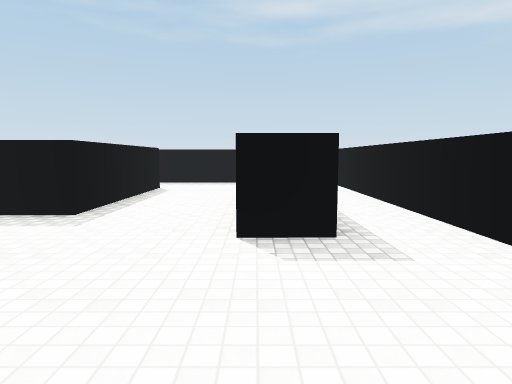
[1] (above)

17 first-person views from a walk through a 3-D level made in the Unity game engine. The camera is 1.4 m above the floor, tilts 6° down and sees 75° across. The floor is counted in squares, 1.8 m on a side. Each view is taken from the middle of a square. On the plan, view 1 faces up. The plan holds only what a view shows up to about 11 squares ahead; the rest is blank. The player is left out. Surface patterns are stand-ins for the level's own textures.

[2]
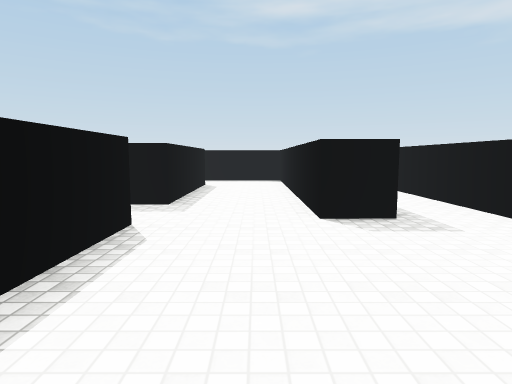

[3]
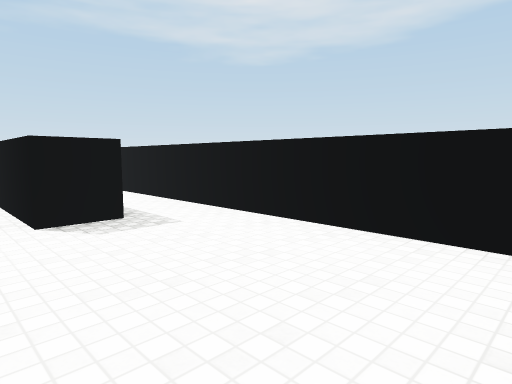

[4]
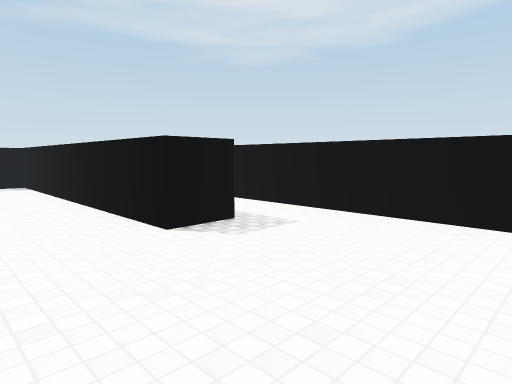

[5]
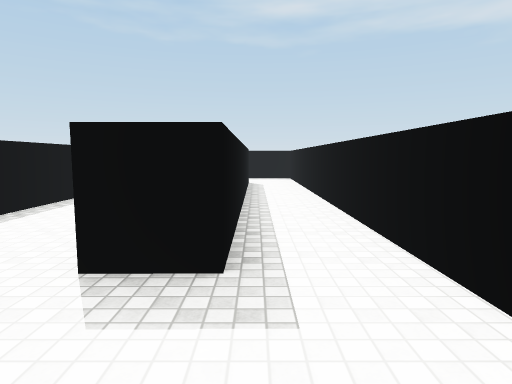

[6]
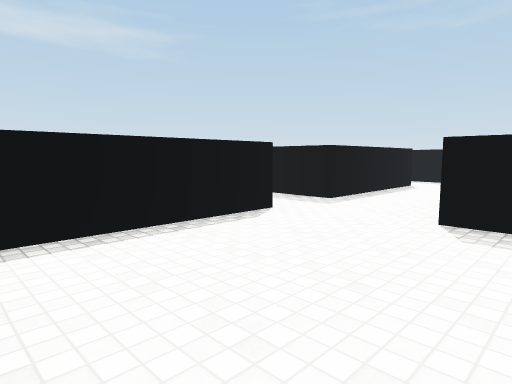

[7]
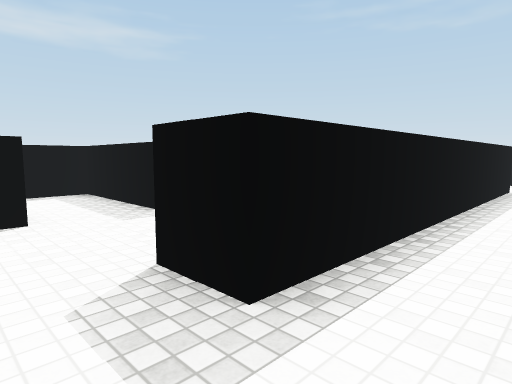

[8]
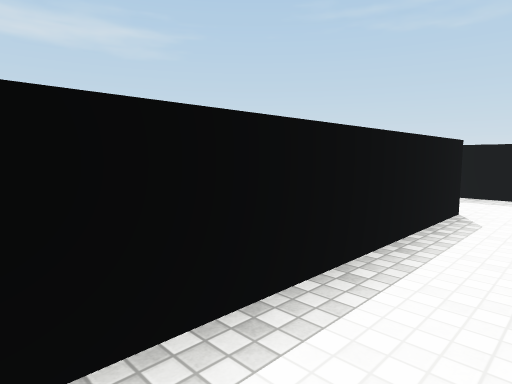

[9]
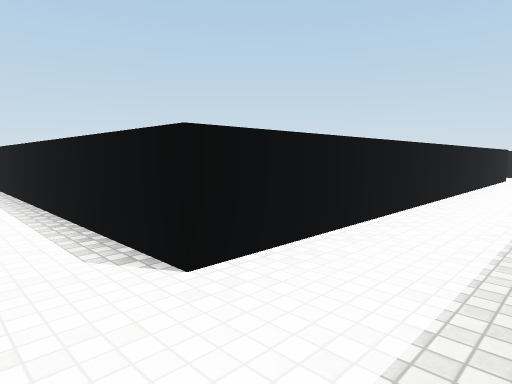

[10]
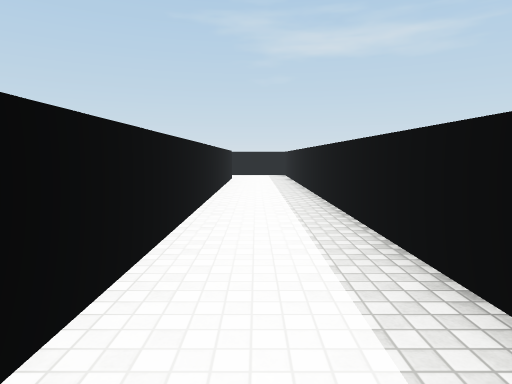

[11]
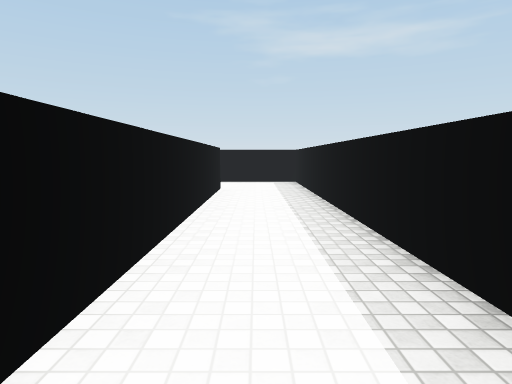

[12]
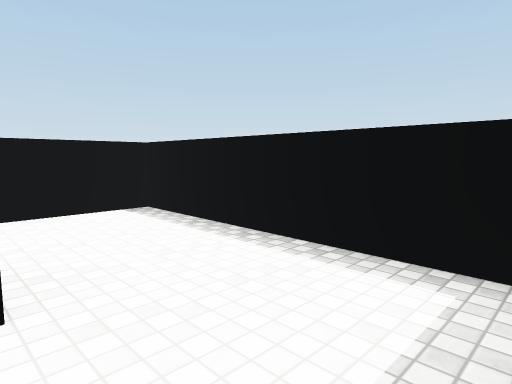

[13]
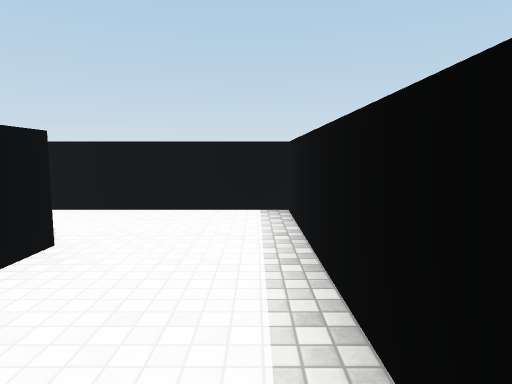

[14]
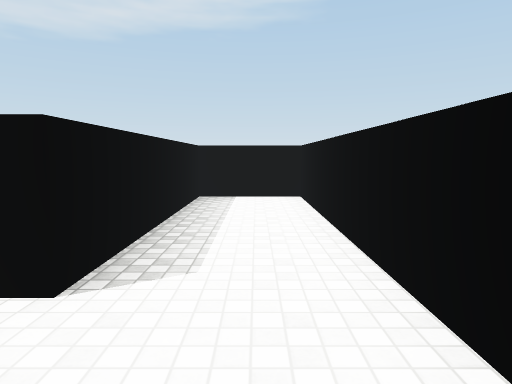

[15]
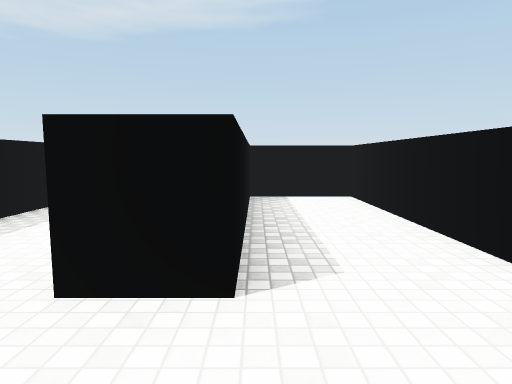

[16]
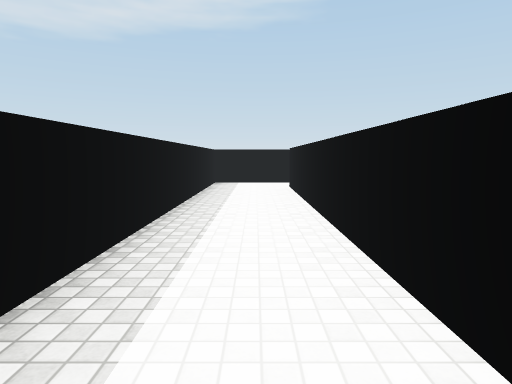

[17]
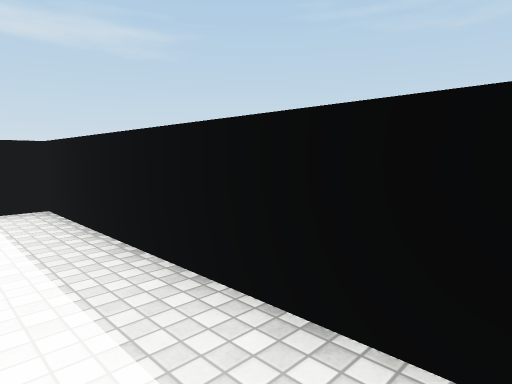

### Floor plan
Points are (right, up) in squares from view 1. A wall is a line through its corners. A room is listed if a view was taken in it or the views show most of it. See-through windows are left out.
Room 1 (views 1, 2, 3, 4, 5, 6, 7, 8, 9, 10, 11, 12, 13, 15, 16, 17)
walls: (-2.4, 8.5) (-2.4, 4.4) (-3.6, 4.4); (-2.4, 2.9) (-2.4, -0.6); (2.3, -0.6) (2.3, 13.3) (-13.5, 13.3) (-13.5, 9.6); (-11.2, 10.1) (-11.2, 11.1) (0.8, 11.1) (0.8, 3.2) (-0.2, 3.2) (-0.2, 10.1) (-3.1, 10.1)
ways out: opening at (-12.5, 10.5) to room 2; opening at (-3, 3.5); opening at (-3, 9)
Room 2 (view 14)
walls: (-13.5, 9.6) (-13.5, 8.1) (-6.5, 8.1) (-6.5, 10.1) (-11.2, 10.1)
ways out: opening at (-12.5, 10.5) to room 1

Positions as (right, up) in squares from view 1, and headings:
1: (0, 0), facing up
2: (-1, -1), facing up
3: (-1, -1), facing up-right
4: (-2, 0), facing up-right
5: (1, 1), facing up
6: (1, -1), facing up-left
7: (2, 2), facing up-left
8: (2, 6), facing up-left
9: (2, 13), facing down-left
10: (1, 12), facing left
11: (-3, 12), facing left
12: (-11, 13), facing down-left
13: (-13, 13), facing down
14: (-13, 9), facing right
15: (-13, 10), facing right
16: (-8, 12), facing right
17: (-8, 12), facing up-left
